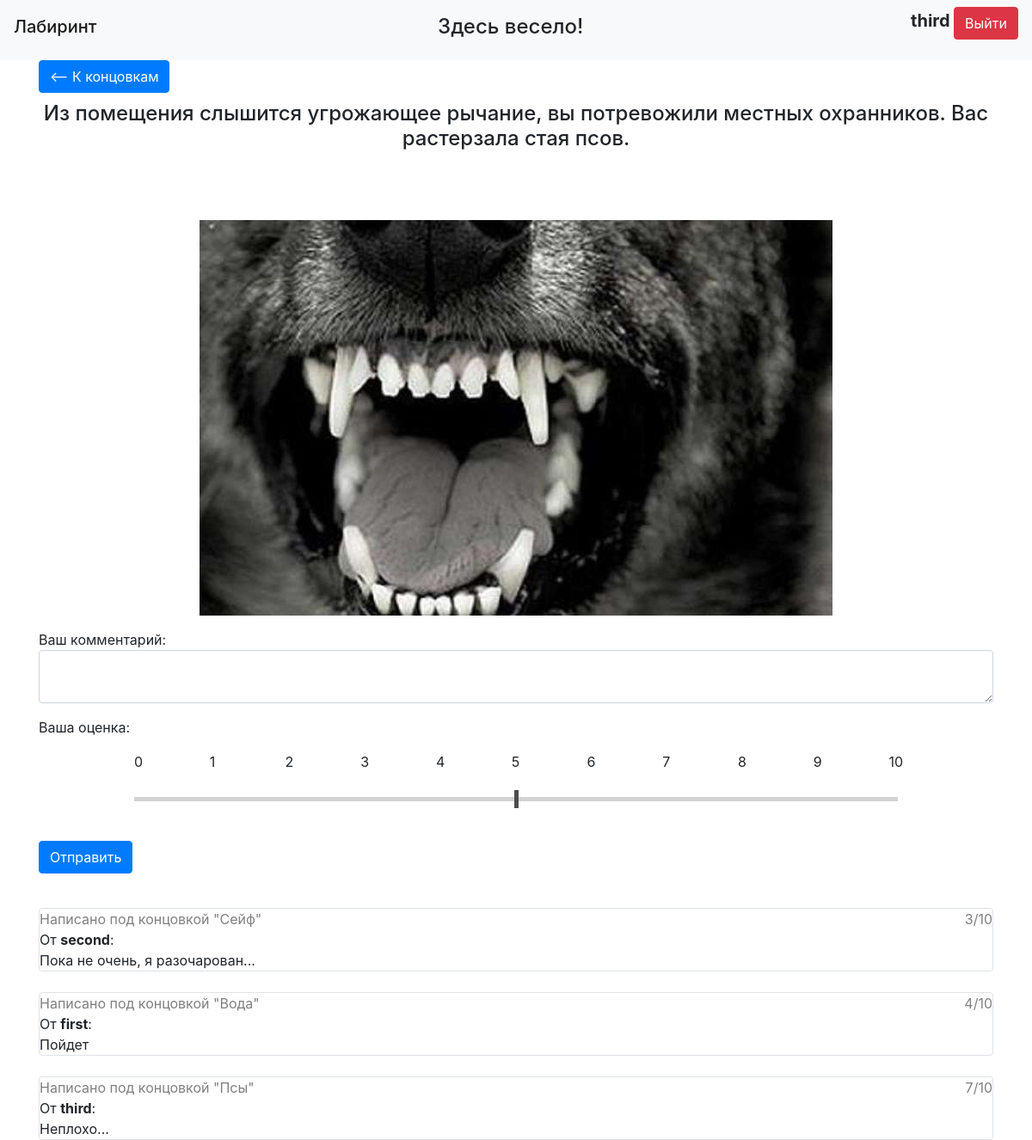
/passings/4 (signed in), run on the app's committed database.
### data/tables/users.py (models this page shows, shortened)
class User(SqlAlchemyBase, UserMixin, SerializerMixin):
    __tablename__ = 'users'
    id = sqlalchemy.Column(sqlalchemy.Integer,
                           primary_key=True, autoincrement=True)
    name = sqlalchemy.Column(sqlalchemy.String, unique=True)
    hashed_password = sqlalchemy.Column(sqlalchemy.String)
    reviews = orm.relationship("Review", back_populates="user")
    combos = orm.relationship("Combo", back_populates="user")
    passings = orm.relationship("Passing", back_populates="user")

### data/tables/endings.py (models this page shows)
class Ending(SqlAlchemyBase, SerializerMixin):
    __tablename__ = 'endings'
    id = sqlalchemy.Column(sqlalchemy.Integer,
                           primary_key=True, autoincrement=True)
    path_to_picture = sqlalchemy.Column(sqlalchemy.String, nullable=True)
    text = sqlalchemy.Column(sqlalchemy.String, nullable=True)
    name = sqlalchemy.Column(sqlalchemy.String, nullable=True)
    reviews = orm.relationship("Review", back_populates="ending")
    passings = orm.relationship("Passing", back_populates="ending")

### data/tables/reviews.py (models this page shows)
class Review(SqlAlchemyBase, SerializerMixin):
    __tablename__ = 'reviews'
    id = sqlalchemy.Column(sqlalchemy.Integer,
                           primary_key=True, autoincrement=True)
    ending_id = sqlalchemy.Column(sqlalchemy.Integer, sqlalchemy.ForeignKey("endings.id"))
    user_id = sqlalchemy.Column(sqlalchemy.Integer, sqlalchemy.ForeignKey("users.id"))
    date = sqlalchemy.Column(sqlalchemy.DateTime, default=datetime.now())
    text = sqlalchemy.Column(sqlalchemy.String, nullable=True)
    mark = sqlalchemy.Column(sqlalchemy.Integer)
    ending = orm.relationship('Ending')
    user = orm.relationship("User")

### data/api/login_api.py (the view)
    def worker(*args, **kwargs):
        if current_user.is_authenticated:
            return func(*args, **kwargs)
        return redirect("/login")

### forms/ending.py
class EndingForm(FlaskForm):
    comment = TextAreaField('Ваш комментарий', validators=[DataRequired()])
    slider = DecimalRangeField("Оценка", validators=[NumberRange(min=0, max=10)],
                               render_kw={"step": "1"})
    submit = SubmitField('Отправить', name="enter")

### data/api/login_api.py (called while the page is built)
def need_login(func):
    def worker(*args, **kwargs):
        if current_user.is_authenticated:
            return func(*args, **kwargs)
        return redirect("/login")
    worker.__name__ = func.__name__
    return worker

### data/api/passing_api.py (called while the page is built, shortened)
@blueprint.route("/passings/<int:passing_id>", methods=["GET", "POST"])
@need_login
def get_passing(passing_id):
    dbs = db_session.create_session()
    passing = dbs.query(Passing).get(passing_id)
    if not passing:
        abort(400)
    user = passing.user
    ending = passing.ending
    form = EndingForm()
    print(form.slider.data)
    return render_template("ending.html", user=user, ending=ending,
                           reviews=dbs.query(Review).all(), form=form, title=ending.name)

### data/db_session.py (called while the page is built)
def create_session() -> Session:
    global __factory
    return __factory()

### main.py (called while the page is built)
@login_manager.user_loader
def load_user(user_id):
    db_sess = db_session.create_session()
    return db_sess.query(User).get(user_id)

### templates/ending.html (shortened to what this page needs)
{% extends "base.html" %}
{% block content %}
<form action="" method="post">
    <div class="left">
    <a type="button" class="btn btn-primary" href="/passings"><-- К концовкам</a>
    </div>
    <br><br>
    <a class="center">
    <h4>{{ ending.text }}</h4>
    {% for i in range(3) %}<br>{% endfor %}
        <p class="center"><img src="{{ url_for('static', filename=ending.path_to_picture) }}"></p>
    </a>
        <div>Ваш комментарий:</div>
        <p>{{ form.comment(class="form-control", type="textarea") }}</p>
        <p>Ваша оценка: </p>
        <a style="margin-left: 10%;">
        {% for i in range(11) %}
        <p style="width: 7.5%; display: inline-block;">{{ loop.index - 1 }}</p>
        {% endfor %}
        </a>
        <p style="text-align: center;">{{ form.slider(class="slider", type="range") }}</p>
        <br>
        <p>{{ form.submit(type="submit", class="btn btn-primary") }}</p>
        {% for review in reviews %}
    <br>
    <div class="col-md6 border rounded">
        <div style="color: gray;">Написано под концовкой "{{ review.ending.name }}"<span style="float: right;">{{ review.mark }}/10</span></div>
        <div style="display: inline-block;">
            <a>От </a><a style="font-weight: bold;">{{review.user.name}}</a><a>:</a>
        </div>
        <div class="width">{{ review.text }}</div>
    </div>
    {% endfor %}
</form>
{% endblock %}

### templates/base.html (shortened to what this page needs)
<!doctype html>
<html lang="en">
<head>
    <link rel="stylesheet"
          href="https://stackpath.bootstrapcdn.com/bootstrap/4.4.1/css/bootstrap.min.css"
>
    <link rel="stylesheet" type="text/css" href="{{ url_for('static', filename='css/style.css') }}" />
</head>
<body>
<header>
    <nav class="navbar navbar-light bg-light">
        <h4 class="navbar-brand">Лабиринт</h4>
        <h4 class="center">Здесь весело!</h4>
        {% if current_user.is_authenticated %}
        <p>
            <a class="bold">{{ current_user.name }}</a>
            <a type="button" class="btn btn-danger" href="/logout">Выйти</a>
        </p>
        {% elif func == 0 %}
            <a type="button" class="btn btn-primary" href="/register">Зарегистрироваться</a>
        {% else %}
            <a type="button" class="btn btn-primary" href="/login">Войти</a>
        {% endif %}
    </nav>
</header>
<main role="main" class="container">
{% block content %}{% endblock %}
</main>
</body>
</html>

### static/css/style.css (style rules this page uses)
.slider { -webkit-appearance: none; width: 80%; height: 5px; background: #d3d3d3; opacity: 1; -webkit-transition: .2s; transition: opacity .2s; }
.center { text-align: center; align: center; }
.bold { font-size: 20px; font-weight: bold; }
.left { float: left; }
.container { overflow: hidden; }

### data on the page
User: name "third"
Ending: text "Из помещения слышится угрожающее рычание, вы потревожили местных охранников. Вас растерзала стая псов.", path_to_picture (picture)
Review: ending.name "Сейф", mark "3", user.name "second", text "Пока не очень, я разочарован..."
Review: ending.name "Вода", mark "4", user.name "first", text "Пойдет"
Review: ending.name "Псы", mark "7", user.name "third", text "Неплохо..."
